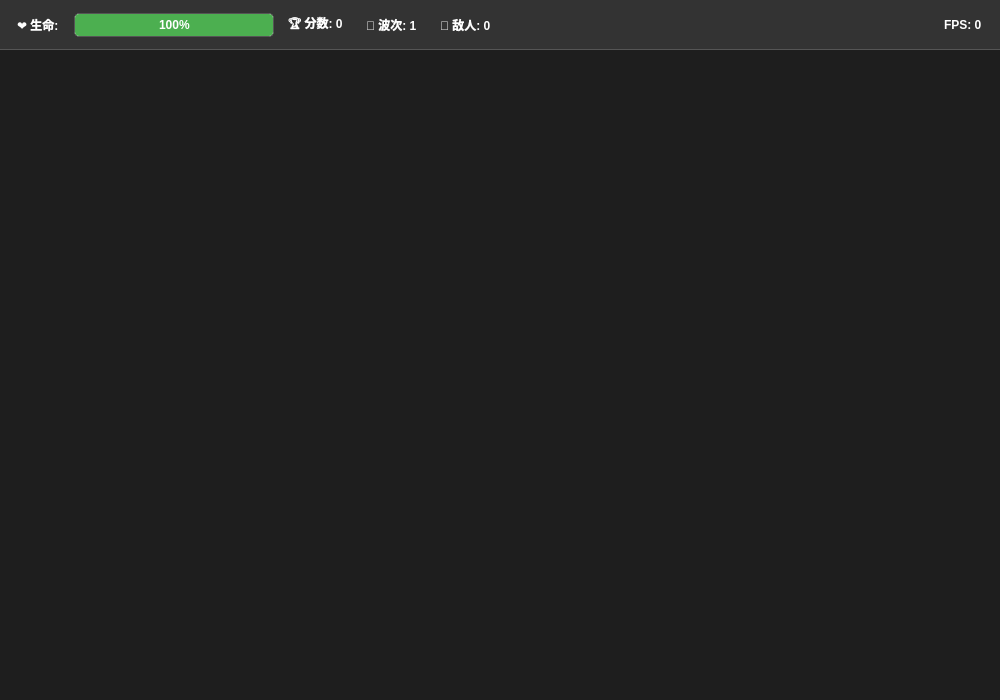
<?xml version="1.0" encoding="UTF-8"?>
<ui version="4.0">
 <class>GameWidget</class>
 <widget class="QWidget" name="GameWidget">
  <property name="geometry">
   <rect>
    <x>0</x>
    <y>0</y>
    <width>1000</width>
    <height>700</height>
   </rect>
  </property>
  <property name="windowTitle">
   <string>Form</string>
  </property>
  <layout class="QVBoxLayout" name="verticalLayout" stretch="0,1">
   <property name="spacing">
    <number>0</number>
   </property>
   <property name="leftMargin">
    <number>0</number>
   </property>
   <property name="topMargin">
    <number>0</number>
   </property>
   <property name="rightMargin">
    <number>0</number>
   </property>
   <property name="bottomMargin">
    <number>0</number>
   </property>
   <item>
    <widget class="QFrame" name="statsFrame">
     <property name="styleSheet">
      <string notr="true">#statsFrame {
    background-color: #333;
    border-bottom: 1px solid #555;
}
QLabel {
    color: white;
    font-weight: bold;
    padding: 5px;
}
QProgressBar {
    text-align: center;
    color: white;
    font-weight: bold;
    border: 1px solid #555;
    border-radius: 5px;
}
QProgressBar::chunk {
    background-color: #4CAF50;
    border-radius: 4px;
}</string>
     </property>
     <property name="frameShape">
      <enum>QFrame::NoFrame</enum>
     </property>
     <property name="frameShadow">
      <enum>QFrame::Raised</enum>
     </property>
     <layout class="QHBoxLayout" name="horizontalLayout">
      <item>
       <widget class="QLabel" name="label">
        <property name="text">
         <string>❤️ 生命:</string>
        </property>
       </widget>
      </item>
      <item>
       <widget class="QProgressBar" name="healthBar">
        <property name="maximumSize">
         <size>
          <width>200</width>
          <height>16777215</height>
         </size>
        </property>
        <property name="value">
         <number>100</number>
        </property>
       </widget>
      </item>
      <item>
       <widget class="QLabel" name="scoreLabel">
        <property name="text">
         <string>🏆 分数: 0</string>
        </property>
       </widget>
      </item>
      <item>
       <widget class="QLabel" name="waveLabel">
        <property name="text">
         <string>🌊 波次: 1</string>
        </property>
       </widget>
      </item>
      <item>
       <widget class="QLabel" name="enemyCountLabel">
        <property name="text">
         <string>👾 敌人: 0</string>
        </property>
       </widget>
      </item>
      <item>
       <spacer name="horizontalSpacer">
        <property name="orientation">
         <enum>Qt::Horizontal</enum>
        </property>
        <property name="sizeHint" stdset="0">
         <size>
          <width>40</width>
          <height>20</height>
         </size>
        </property>
       </spacer>
      </item>
      <item>
       <widget class="QLabel" name="fpsLabel">
        <property name="text">
         <string>FPS: 0</string>
        </property>
       </widget>
      </item>
     </layout>
    </widget>
   </item>
   <item>
    <widget class="QGraphicsView" name="gameView">
     <property name="styleSheet">
      <string notr="true">border: none; background-color: #1e1e1e;</string>
     </property>
    </widget>
   </item>
  </layout>
 </widget>
 <resources/>
 <connections/>
</ui>
